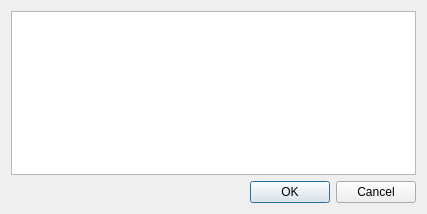
<?xml version="1.0" encoding="UTF-8"?>
<ui version="4.0">
 <class>error_page</class>
 <widget class="QDialog" name="error_page">
  <property name="geometry">
   <rect>
    <x>0</x>
    <y>0</y>
    <width>427</width>
    <height>214</height>
   </rect>
  </property>
  <property name="windowTitle">
   <string>Error - 错误</string>
  </property>
  <layout class="QVBoxLayout" name="verticalLayout">
   <item>
    <widget class="QTextBrowser" name="error_browser"/>
   </item>
   <item>
    <widget class="QDialogButtonBox" name="buttonBox">
     <property name="orientation">
      <enum>Qt::Horizontal</enum>
     </property>
     <property name="standardButtons">
      <set>QDialogButtonBox::Cancel|QDialogButtonBox::Ok</set>
     </property>
    </widget>
   </item>
  </layout>
 </widget>
 <resources/>
 <connections>
  <connection>
   <sender>buttonBox</sender>
   <signal>accepted()</signal>
   <receiver>error_page</receiver>
   <slot>accept()</slot>
   <hints>
    <hint type="sourcelabel">
     <x>248</x>
     <y>254</y>
    </hint>
    <hint type="destinationlabel">
     <x>157</x>
     <y>274</y>
    </hint>
   </hints>
  </connection>
  <connection>
   <sender>buttonBox</sender>
   <signal>rejected()</signal>
   <receiver>error_page</receiver>
   <slot>reject()</slot>
   <hints>
    <hint type="sourcelabel">
     <x>316</x>
     <y>260</y>
    </hint>
    <hint type="destinationlabel">
     <x>286</x>
     <y>274</y>
    </hint>
   </hints>
  </connection>
 </connections>
</ui>
